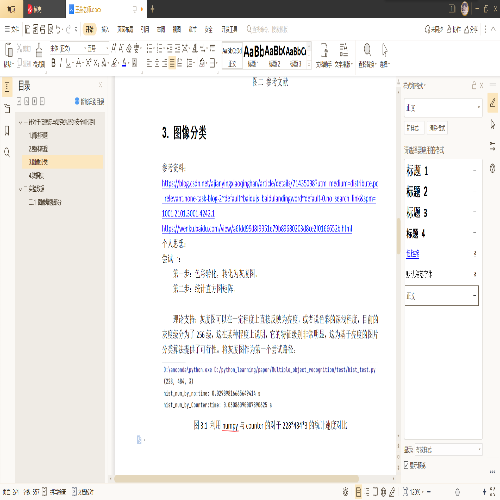
#> input picture src/data_test/test_4.png, 500 x 500 px, given in place of test_4.jpg, which was not available
$ python main.py
#> lines starting #> are read from the running program, lines starting #| are printed output that depends on the picture; pictures that were not available may be replaced by others from this repository, and a replacement may not be noted
#> further down, img is the input picture: shape (500, 500, 3); mean B, G, R 238, 238.5, 239.9
### utils/ImageEnhancement.py
import cv2 as cv
import numpy as np
from utils.times import func_time


def replaceZeroes(data):
    min_nonzero = min(data[np.nonzero(data)])
    data[data == 0] = min_nonzero
    return data


def SSR(src_img, size):
    L_blur = cv.GaussianBlur(src_img, (size, size), 0)
    img = replaceZeroes(src_img)
    L_blur = replaceZeroes(L_blur)

    dst_Img = cv.log(img / 255.0)
    dst_Lblur = cv.log(L_blur / 255.0)
    dst_IxL = cv.multiply(dst_Img, dst_Lblur)
    log_R = cv.subtract(dst_Img, dst_IxL)

    dst_R = cv.normalize(log_R, None, 0, 255, cv.NORM_MINMAX)
    log_uint8 = cv.convertScaleAbs(dst_R)
    return log_uint8

@func_time
def SSR_image(image):
    size = 5
    b_gray, g_gray, r_gray = cv.split(image)
    b_gray = SSR(b_gray, size)
    g_gray = SSR(g_gray, size)
    r_gray = SSR(r_gray, size)
    result = cv.merge([b_gray, g_gray, r_gray])
    return result

def MSR(img, scales):
    weight = 1 / 3.0
    scales_size = len(scales)
    h, w = img.shape[:2]
    log_R = np.zeros((h, w), dtype=np.float32)

    for i in range(scales_size):
        img = replaceZeroes(img)
        L_blur = cv.GaussianBlur(img, (scales[i], scales[i]), 0)
        L_blur = replaceZeroes(L_blur)
        dst_Img = cv.log(img / 255.0)
        dst_Lblur = cv.log(L_blur / 255.0)
        dst_Ixl = cv.multiply(dst_Img, dst_Lblur)
        log_R += weight * cv.subtract(dst_Img, dst_Ixl)
    dst_R = cv.normalize(log_R, None, 0, 255, cv.NORM_MINMAX)
    log_uint8 = cv.convertScaleAbs(dst_R)
    return log_uint8

@func_time
def MSR_image(image):
    scales = [15, 101, 301]  # [3,5,9]
    b_gray, g_gray, r_gray = cv.split(image)
    b_gray = MSR(b_gray, scales)
    g_gray = MSR(g_gray, scales)
    r_gray = MSR(r_gray, scales)
    result = cv.merge([b_gray, g_gray, r_gray])
    return result


@func_time
def hist(image):
    r, g, b = cv.split(image)
    r1 = cv.equalizeHist(r)
    g1 = cv.equalizeHist(g)
    b1 = cv.equalizeHist(b)
    image_equal_clo = cv.merge([r1, g1, b1])
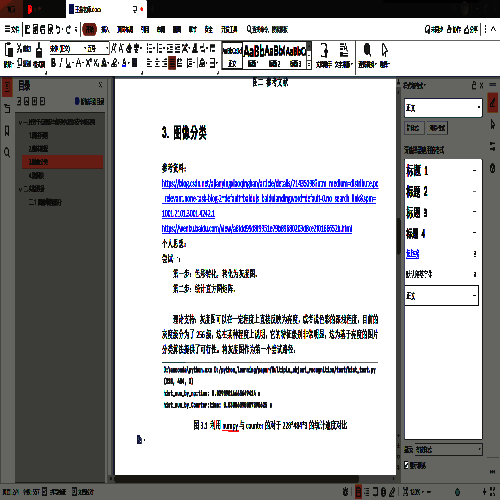
#> image_equal_clo: shape (500, 500, 3); mean B, G, R 178.4, 176.1, 176.3
    return image_equal_clo

### utils/times.py
def func_time(func):
    """
    利用装饰器计算方法或者函数的时间
    :param func:
    :return:
    """
    from time import time

    def init_func(*args, **kwargs):
        """
        内部函数
        :param args:
        :param kwargs:
        :return:
        """
        start = time()
        func_return = func(*args, **kwargs)
#> the loop in MSR, `for i in range(scales_size):` made 3 passes
#> the loop in MSR (call 2), `for i in range(scales_size):` made 3 passes
#> after the loop in MSR (call 2), `for i in range(scales_size):`:
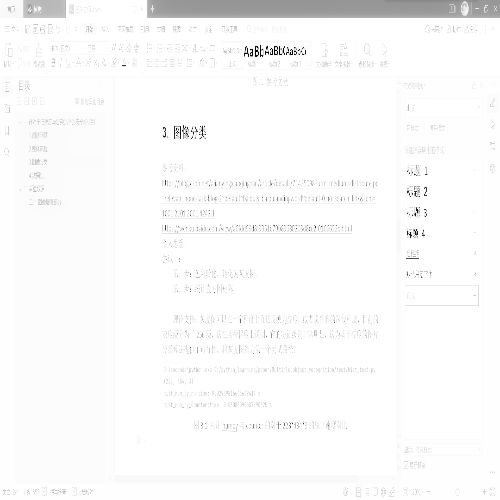
#> log_R: shape (500, 500) float32; min -7.57, max 0, mean -0.15; drawn with min black and max white
#> in SSR, `L_blur = cv.GaussianBlur(src_img, (size, size), 0)`:
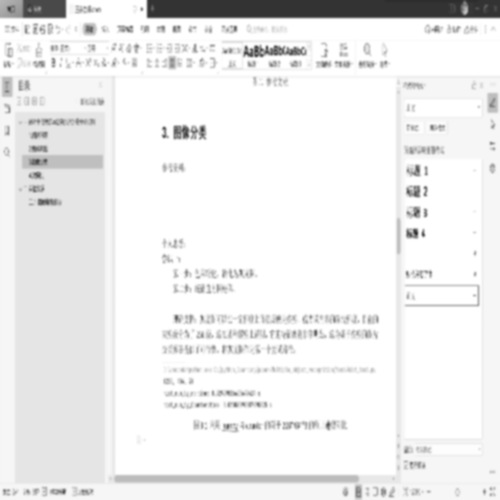
#> L_blur: shape (500, 500); min 45, max 255, mean 238
#> in SSR, `dst_IxL = cv.multiply(dst_Img, dst_Lblur)`:
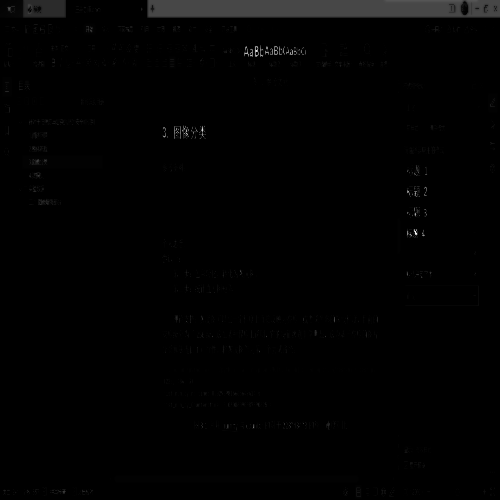
#> dst_IxL: shape (500, 500) float64; min 0, max 9.25, mean 0.0862; drawn with min black and max white
#> call 2 of SSR, with size = 5
#> in SSR (call 2), `L_blur = cv.GaussianBlur(src_img, (size, size), 0)`:
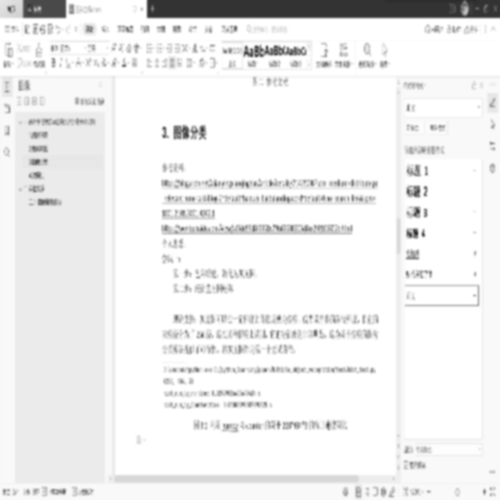
#> L_blur: shape (500, 500); min 41, max 255, mean 238.5
#> in SSR (call 2), `dst_Lblur = cv.log(L_blur / 255.0)`:
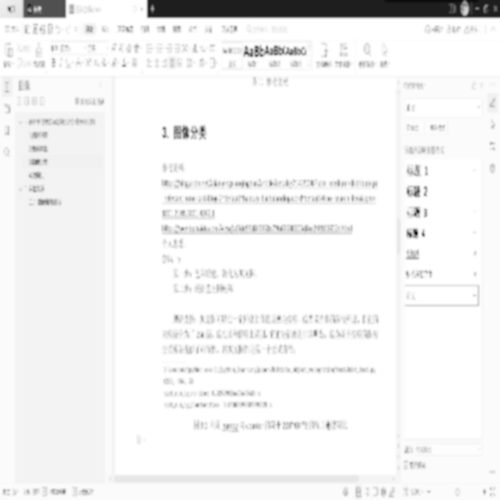
#> dst_Lblur: shape (500, 500) float64; min -1.83, max 0, mean -0.0899; drawn with min black and max white
#> call 3 of SSR, with size = 5
#> in SSR (call 3), `dst_Lblur = cv.log(L_blur / 255.0)`:
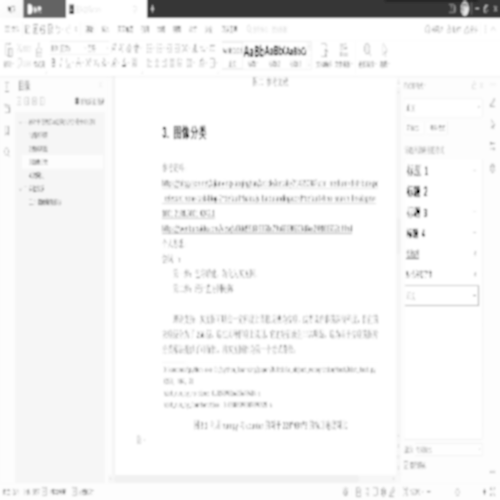
#> dst_Lblur: shape (500, 500) float64; min -2.04, max 0, mean -0.0839; drawn with min black and max white
        end = time()
        print(f'{func.__name__}:time:', end - start,'s')
        return func_return

    return init_func

### main.py
import cv2 as cv
from utils.ImageEnhancement import SSR_image, MSR_image, hist

if __name__ == '__main__':
    src_path = './src/data_test/test_4.jpg'
    img = cv.imread(src_path)
    cv.imshow('before', img)
    cv.imshow('after_1_hist', hist(img))
    cv.imshow('after_2_msr', MSR_image(img))
    cv.imshow('after_3_ssr', SSR_image(img))
    cv.waitKey(0)
    cv.destroyAllWindows()

$ run again, with src/data_test/test_0.png copied over src/data_test/test_4.png
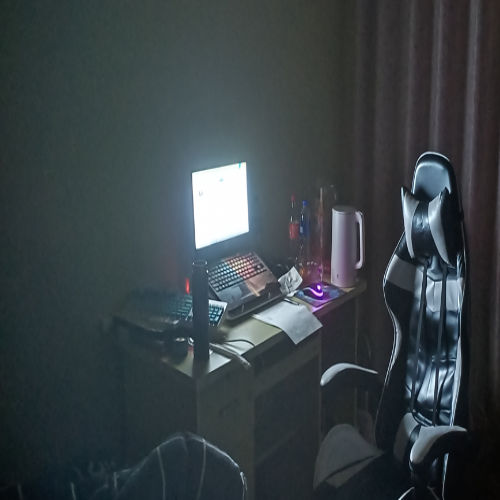
#> input picture src/data_test/test_0.png, 500 x 500 px, given in place of test_4.jpg, which was not available
#> img is the input picture: shape (500, 500, 3); mean B, G, R 69.7, 66.1, 57.5
#> the loop in MSR, `for i in range(scales_size):` made 3 passes
#> the loop in MSR (call 2), `for i in range(scales_size):` made 3 passes
#> after the loop in MSR (call 2), `for i in range(scales_size):`:
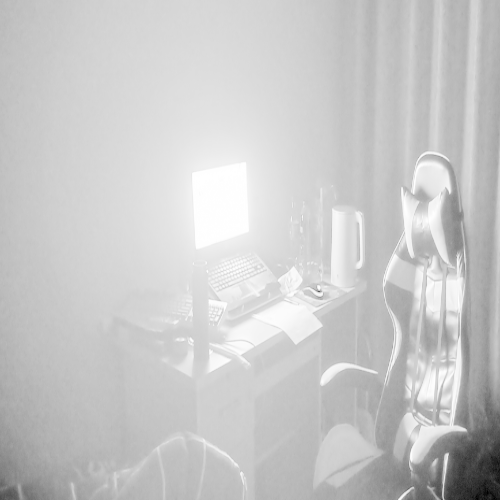
#> log_R: shape (500, 500) float32; min -17.92, max 0, mean -3.79; drawn with min black and max white
#> in SSR (call 2), `dst_IxL = cv.multiply(dst_Img, dst_Lblur)`:
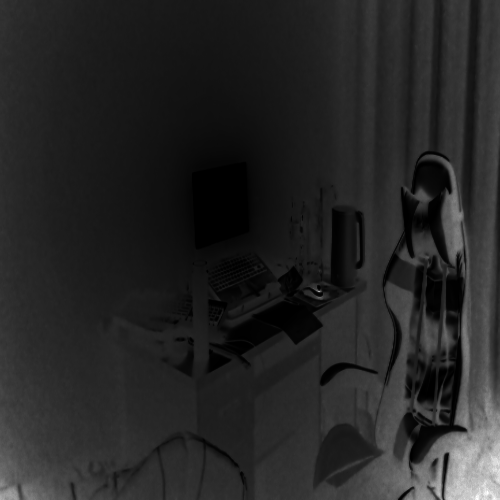
#> dst_IxL: shape (500, 500) float64; min 0, max 16.34, mean 2.46; drawn with min black and max white

$ run again, with src/data_test/test_1.png copied over src/data_test/test_4.png
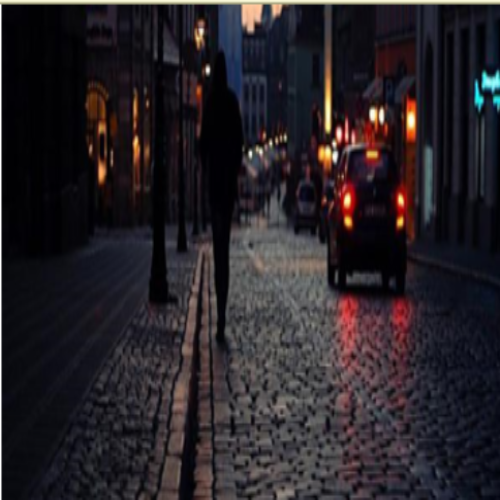
#> input picture src/data_test/test_1.png, 500 x 500 px, given in place of test_4.jpg, which was not available
#> img is the input picture: shape (500, 500, 3); mean B, G, R 39.7, 34.9, 40.1
#> the loop in MSR, `for i in range(scales_size):` made 3 passes
#> the loop in MSR (call 2), `for i in range(scales_size):` made 3 passes
#> after the loop in MSR (call 2), `for i in range(scales_size):`:
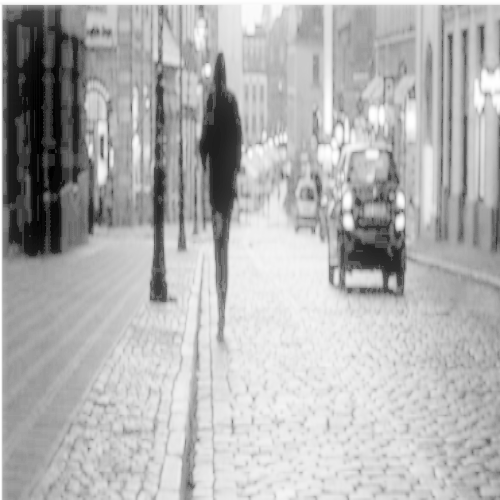
#> log_R: shape (500, 500) float32; min -31.13, max 0, mean -9.36; drawn with min black and max white
#> data: shape (500, 500); min 1, max 251, mean 39.6
#> data: shape (500, 500); min 1, max 251, mean 34.8
#> data: shape (500, 500); min 1, max 254, mean 40
#> in SSR (call 3), `dst_IxL = cv.multiply(dst_Img, dst_Lblur)`:
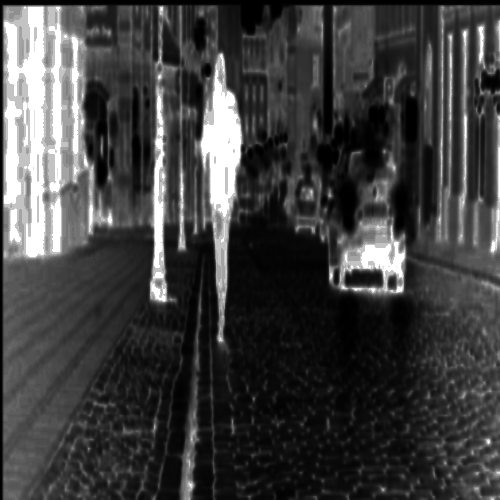
#> dst_IxL: shape (500, 500) float64; min 0, max 30.71, mean 7.6; drawn with min black and max white
